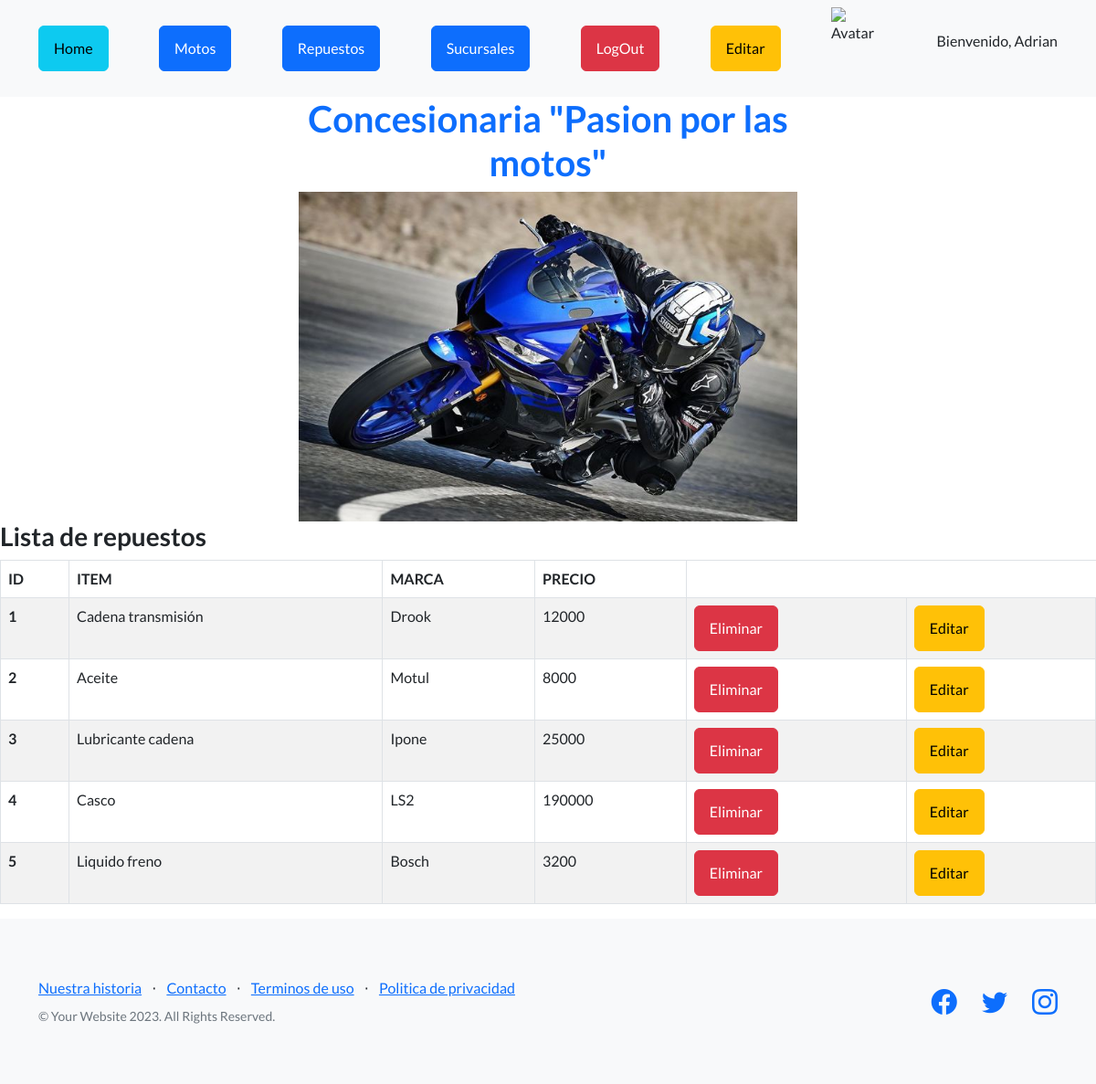
Page /AppCandas/repuestos/ver_repuestos/ (signed in) on the committed database.
### AppCandas/models.py (models this page shows, shortened)
class Repuesto(models.Model):
    item = models.CharField(max_length=40)
    marca = models.CharField(max_length=40)
    precio = models.IntegerField()

### AppCandas/views.py (the view)
# urls.py: path("repuestos/ver_repuestos/", views.ver_repuestos, name="base_repuestos"),
def ver_repuestos(request):
    repuestos = Repuesto.objects.all()
    return render(request , "ver_repuestos.html", {"repuestos": repuestos })

### AppCandas/templates/ver_repuestos.html
{% extends 'padre.html' %}
{% load static %}
{% block contenido %}
    <h3>Lista de repuestos</h3>
    <table class="table table-striped table-bordered">
        <thead>
            <tr>
                <th>ID</th>
                <th>ITEM</th>
                <th>MARCA</th>
                <th>PRECIO</th>
            </tr>
        </thead>
        <tbody>
            {%for n in repuestos %}
            <tr>
                <th scope="row">{{n.id}}</th>
                <td>{{n.item}}</td>
                <td>{{n.marca}}</td>
                <td>{{n.precio}}</td>
                {% if request.user.is_authenticated %}
                <td><a href="{% url 'eliminar_repuesto' n.id %}" class="btn btn-danger">Eliminar</a></td>
                <td><a href="{% url 'editar_repuesto' n.id %}" class="btn btn-warning">Editar</a></td>
                {% endif %}
            </tr>
            {% endfor %}
        </tbody>
    </table>
{% endblock %}

### AppCandas/templates/padre.html (shortened to what this page needs)
<!DOCTYPE html>
<html lang="en">
    <head>
        {% load static %}
        <link href="https://cdn.jsdelivr.net/npm/bootstrap-icons@1.5.0/font/bootstrap-icons.css" rel="stylesheet" type="text/css" />
        <link href="{% static 'AppCandas/css/styles.css' %}" rel="stylesheet" />
    </head>
    <body>
        <nav class="navbar navbar-light bg-light static-top">
            <div class="container">
                <a class="btn btn-info" href="{% url 'home' %}">Home</a>
                <a class="btn btn-primary" href="{% url 'motos' %}">Motos</a>
                <a class="btn btn-primary" href="{% url 'repuestos' %}">Repuestos</a>
                <a class="btn btn-primary" href="{% url 'sucursales' %}">Sucursales</a>
                {% if request.user.is_authenticated %}
                <a href="{% url 'logout' %}" class="btn btn-danger">LogOut</a>
                <a href="{% url 'editar_perfil' %}" class="btn btn-warning">Editar</a>
                {% endif %}
                {% if request.user.is_authenticated %}
                <img src="{{ url }}" alt="Avatar" width="60px" height="90px">
                <p>Bienvenido, {{ request.user.username }}</p>
                {% endif %}
            </div>
        </nav>
        <header class="">
            <div class="container position-relative">
                <div class="row justify-content-center">
                    <div class="col-xl-6">
                        <div class="text-center">
                            <h1 class="text-primary">Concesionaria "Pasion por las motos"</h1>
                            <img src="{% static 'AppCandas/assets/img/captura.jpg' %}" alt="" width="600px" height="600px" class="img-fluid">
                        </div>
                    </div>
                </div>
            </div>
        </header>
        {%block contenido %}
        {% endblock %}
        <footer class="footer bg-light">
            <div class="container">
                <div class="row">
                    <div class="col-lg-6 h-100 text-center text-lg-start my-auto">
                        <ul class="list-inline mb-2">
                            <li class="list-inline-item"><a href="#!">Nuestra historia</a></li>
                            <li class="list-inline-item">⋅</li>
                            <li class="list-inline-item"><a href="#!">Contacto</a></li>
                            <li class="list-inline-item">⋅</li>
                            <li class="list-inline-item"><a href="#!">Terminos de uso</a></li>
                            <li class="list-inline-item">⋅</li>
                            <li class="list-inline-item"><a href="#!">Politica de privacidad</a></li>
                        </ul>
                        <p class="text-muted small mb-4 mb-lg-0">&copy; Your Website 2023. All Rights Reserved.</p>
                    </div>
                    <div class="col-lg-6 h-100 text-center text-lg-end my-auto">
                        <ul class="list-inline mb-0">
                            <li class="list-inline-item me-4">
                                <a href="#!"><i class="bi-facebook fs-3"></i></a>
                            </li>
                            <li class="list-inline-item me-4">
                                <a href="#!"><i class="bi-twitter fs-3"></i></a>
                            </li>
                            <li class="list-inline-item">
                                <a href="#!"><i class="bi-instagram fs-3"></i></a>
                            </li>
                        </ul>
                    </div>
                </div>
            </div>
        </footer>
    </body>
</html>

### rows in the picture
Repuesto: id "1", item "Cadena transmisión", marca "Drook", precio "12000"
Repuesto: id "2", item "Aceite", marca "Motul", precio "8000"
Repuesto: id "3", item "Lubricante cadena", marca "Ipone", precio "25000"
Repuesto: id "4", item "Casco", marca "LS2", precio "190000"
Repuesto: id "5", item "Liquido freno", marca "Bosch", precio "3200"

### other values in the picture
{{ request.user.username }} "Adrian"
